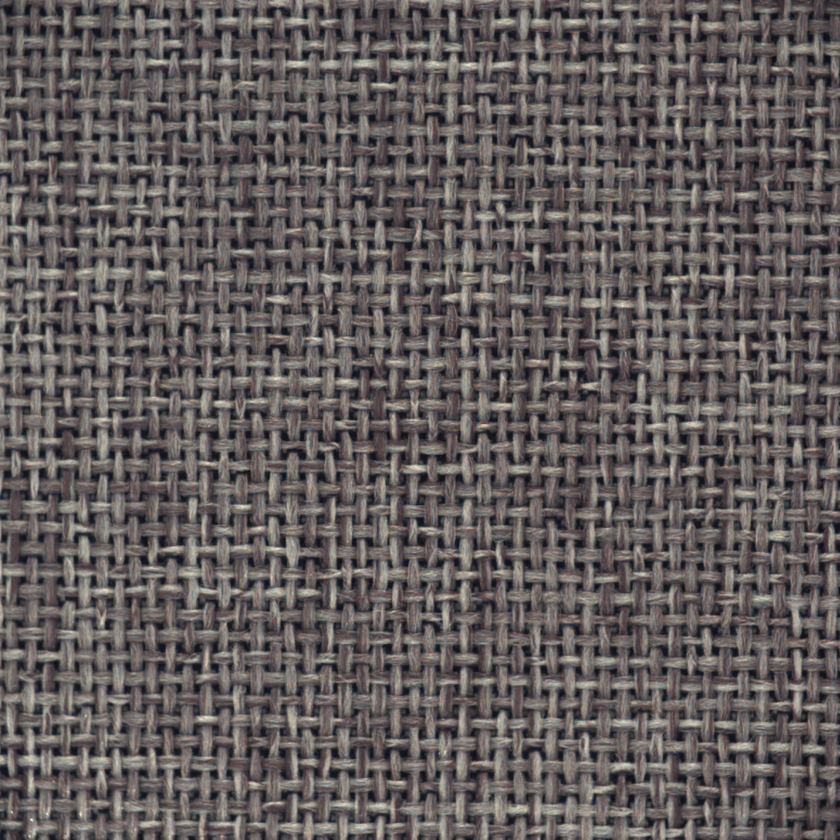
#> input picture 3_carpet.png, 840 x 840 px, shrunk from 1024 x 1024 before the run
$ python 3_morphological_operations.py
#> lines starting #> are read from the running program, lines starting #| are printed output that depends on the picture; after the words box and inside, x2 and y2 are one past the last pixel; in counts of white or black regions, pixels touching at a corner belong together
#  Apply Morphological Opening and Closing to Clean Binary Masks
import cv2
import numpy as np
import matplotlib.pyplot as plt


image = cv2.imread("3_carpet.png", cv2.IMREAD_GRAYSCALE)
#> image: shape (840, 840); min 14, max 243, mean 93.5
_, binary = cv2.threshold(image, 127, 255, cv2.THRESH_BINARY_INV)
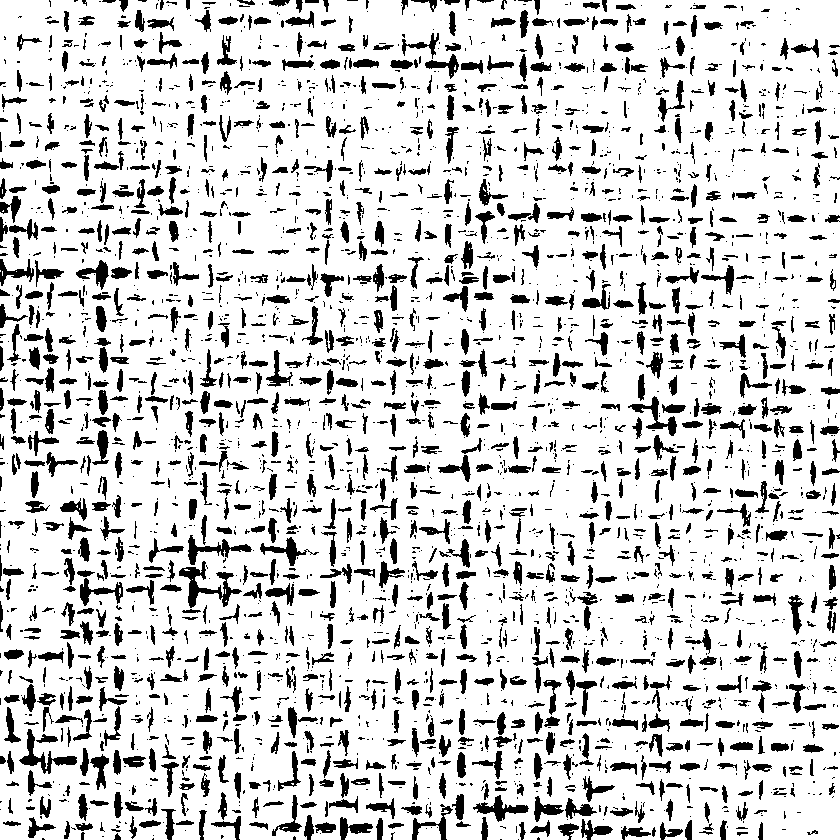
#> binary: shape (840, 840); 82.8% white; 3348 black regions (1943 under 20 px), largest, box (x1, y1, x2, y2) and area: (179, 561, 242, 608) 876, (19, 729, 77, 774) 650, (188, 535, 252, 565) 552
kernel = np.ones((5, 5), np.uint8)
opening = cv2.morphologyEx(binary, cv2.MORPH_OPEN, kernel)
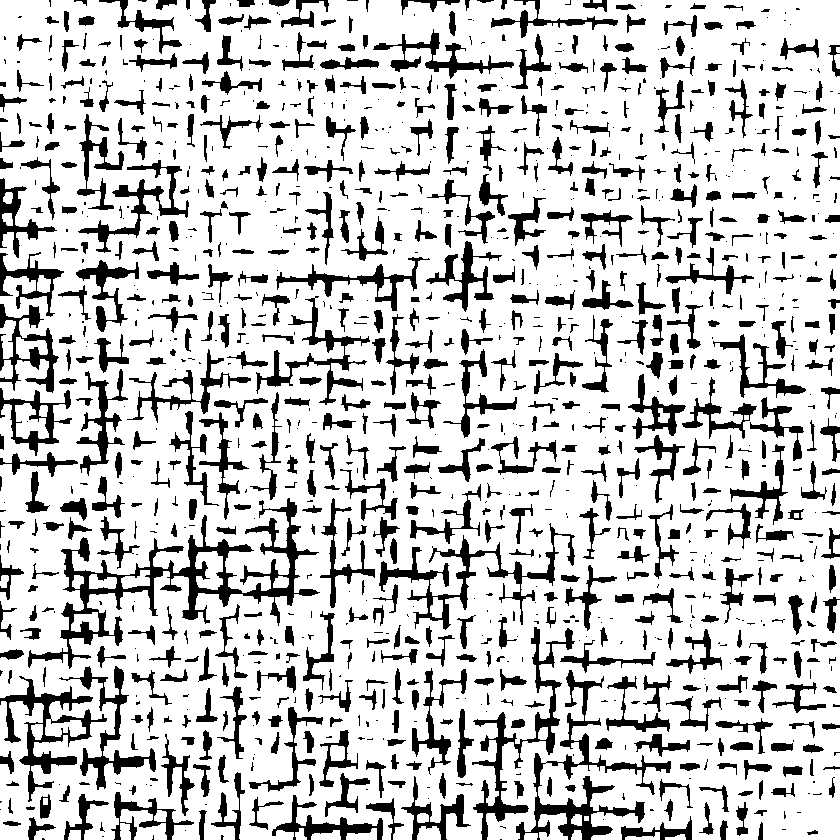
#> opening: shape (840, 840); 78.9% white; 1192 black regions (479 under 20 px), largest, box (x1, y1, x2, y2) and area: (28, 498, 320, 669) 7951, (516, 670, 671, 840) 4311, (379, 523, 575, 630) 3320
closing = cv2.morphologyEx(binary, cv2.MORPH_CLOSE, kernel)
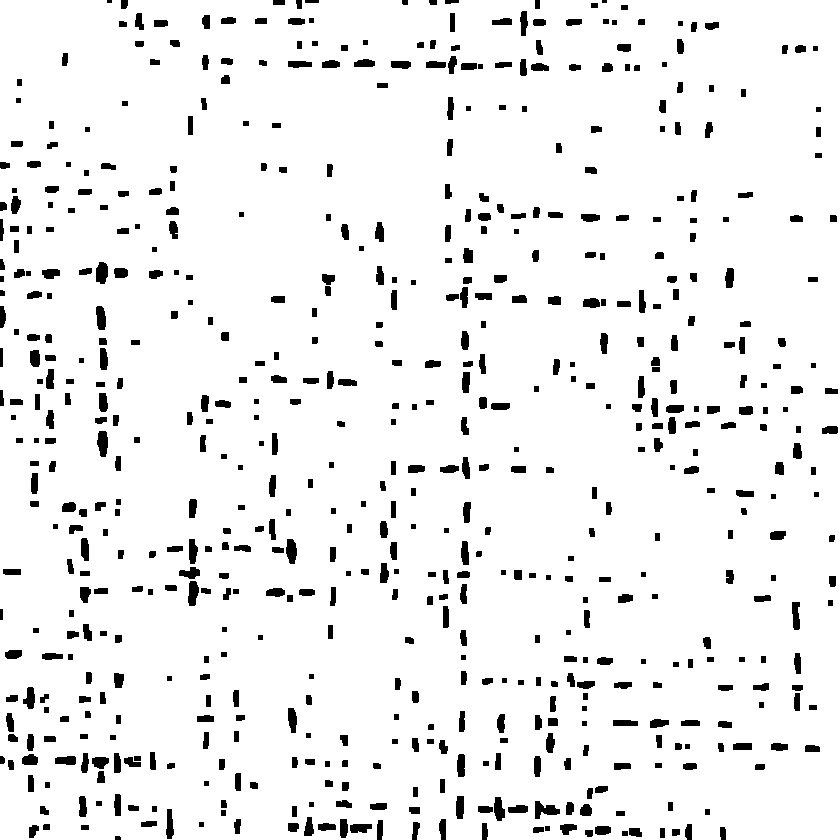
#> closing: shape (840, 840); 93.6% white; 631 black regions (2 under 20 px), largest, box (x1, y1, x2, y2) and area: (535, 801, 560, 819) 253, (97, 431, 108, 457) 227, (96, 262, 108, 284) 219

plt.figure(figsize=(10, 5))
plt.subplot(1, 3, 1), plt.imshow(binary, cmap="gray"), plt.title("Binary")
plt.subplot(1, 3, 2), plt.imshow(opening, cmap="gray"), plt.title("Opening")
plt.subplot(1, 3, 3), plt.imshow(closing, cmap="gray"), plt.title("Closing")
plt.show()
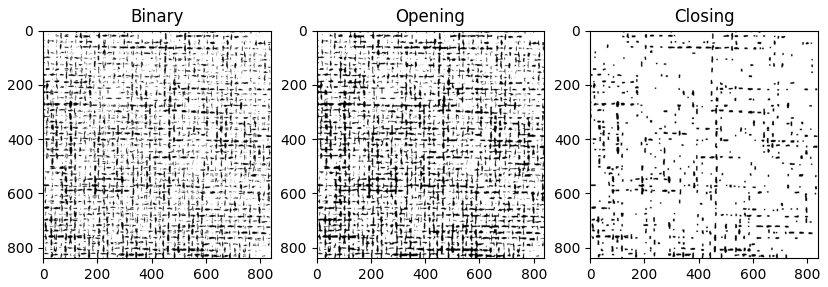
#> figure drawn by matplotlib, 3 panels

$ run again, with 11_metal_nut.png copied over 3_carpet.png
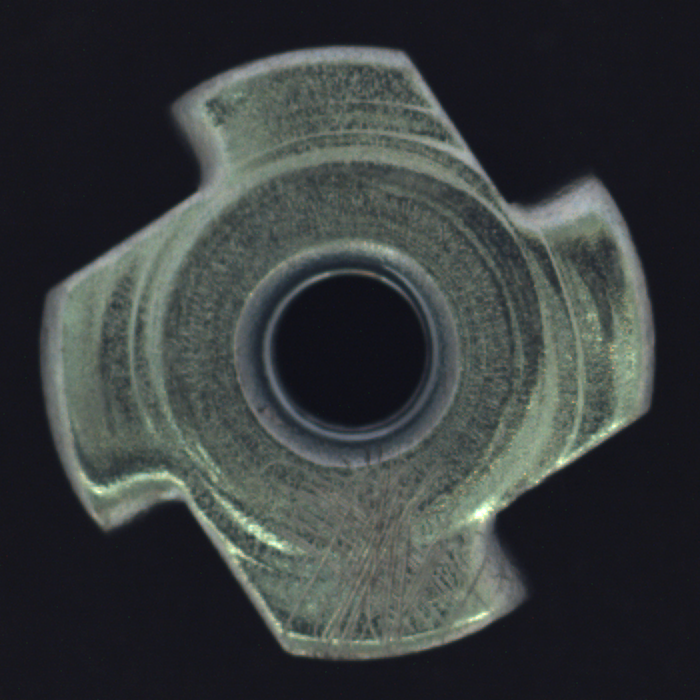
#> input picture 11_metal_nut.png, 700 x 700 px
#> `_, binary = cv2.threshold(image, 127, 255, cv2.THRESH_BINARY_INV)`:
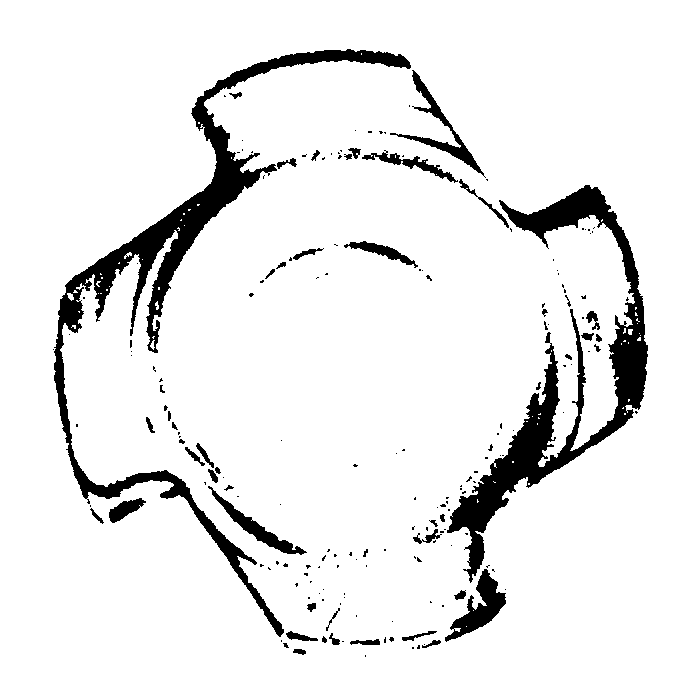
#> binary: shape (700, 700); 91.9% white; 191 black regions (141 under 20 px), largest, box (x1, y1, x2, y2) and area: (54, 49, 411, 637) 16001, (447, 185, 648, 583) 14523, (445, 569, 506, 642) 1578
#> opening: shape (700, 700); 91.4% white; 102 black regions (73 under 20 px), largest, box (x1, y1, x2, y2) and area: (338, 148, 648, 642) 19372, (53, 49, 411, 645) 17380, (379, 70, 486, 178) 1373
#> closing: shape (700, 700); 93.2% white; 40 black regions, largest, box (x1, y1, x2, y2) and area: (66, 50, 410, 315) 10121, (449, 322, 648, 574) 9351, (506, 185, 644, 321) 3621
#> `plt.show()`:
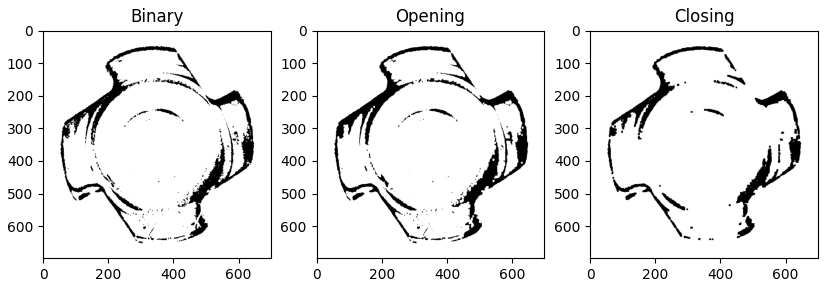
#> figure drawn by matplotlib, 3 panels
